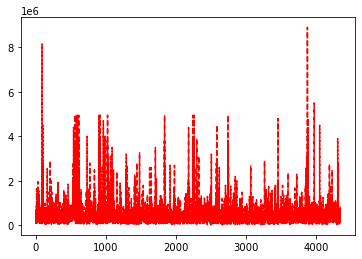

Write the Python code that produced this figure.
import numpy as np
import pandas as pd
import matplotlib.pyplot as plt

data = pd.read_csv("CAR DETAILS FROM CAR DEKHO.csv")
plt.plot(data["selling_price"],"r--")
plt.show()
